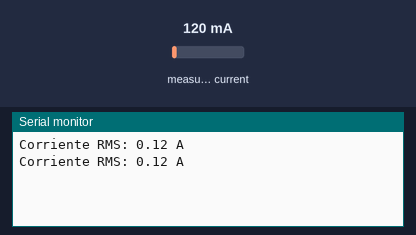
Simulated run of this sketch. Board: Arduino Uno, built with avr-gcc and run on an emulated ATmega328P. Shown: the last lines printed to the serial monitor. Inputs (shaded band) come from the test bench; at power-on: measured current 120 mA.

Above: at 2.1 s.
2.2 s: measured current set to 40 mA
At 3.2 s:
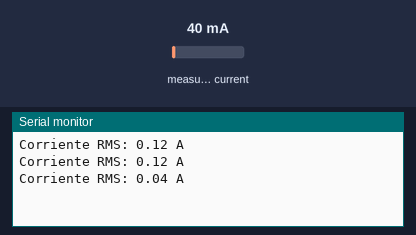
3.8 s: measured current set to 500 mA
At 3.8 s:
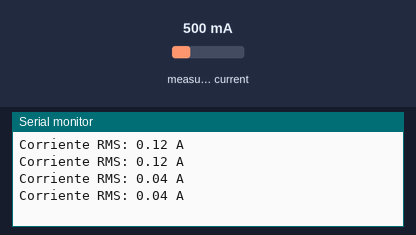
Timing chart, 0 to 6.8 s (numbered marks = the images above; inputs shaded):
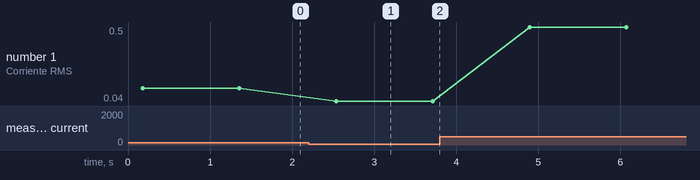

The sketch:

SCT013.ino
```cpp
#include "EmonLib.h"                // Librería de OpenEnergyMonitor
EnergyMonitor emon1;

void setup() {
  Serial.begin(9600);
  emon1.current(A0, 50.0);          // A0 = corriente (SCT-013)
  emon1.voltage(A1, 110.0, 1.7);    // A1 = voltaje (ZMPT101B o transformador) 110.0 = voltaje nominal, 1.7 = fase (ajustar en pruebas)
}

void loop() {
  medirI();

  delay(1000);
}

void medirVI() {
  emon1.calcVI(20,2000); // 20 ciclos, timeout 2000 ms
  double Vrms = emon1.Vrms;
  double Irms = emon1.Irms;
  double Power = emon1.realPower;
  Serial.print(Vrms); Serial.print(" V  ");
  Serial.print(Irms); Serial.print(" A  ");
  Serial.print(Power); Serial.println(" W");
}

void medirI() {
  double Irms = emon1.calcIrms(1480); // número de muestras
  Serial.print("Corriente RMS: "); Serial.print(Irms); Serial.println(" A");
}
```

Measured:
- after the input at 2.2 s, the serial monitor: prints a new line after 0.34 s (image 1)
- plotted number 1: 0.12 → 0.04 after the input at 2.2 s, 0.04 → 0.5 after the input at 3.8 s
